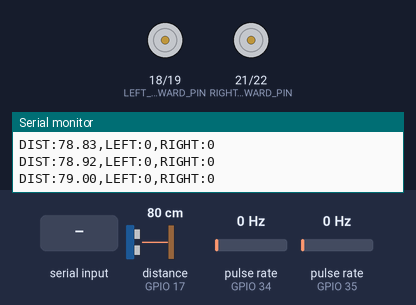
Simulated run of this program. Board: ESP32. Parts: motor-driver pin pairs drawn as motors (green arrow = first pin HIGH = forward, orange = second pin HIGH = backward, longer = more drive), the last lines printed to the serial monitor. Wiring (inferred from the names in the program): ultrasonic range finder: trigger GPIO 5; echo GPIO 17; 2 × pulse sensor: data GPIO 34 / data GPIO 35. The test bench sets the inputs (shaded band); at power-on: distance to the obstacle (sensor on GPIO 17) 80 cm, pulse rate (sensors on GPIO 34, GPIO 35) 0 Hz. The echo pulse lasts 58.3 µs per cm.

Above: at 1.2 s.
1.3 s: "m" received over Serial
At 1.8 s:
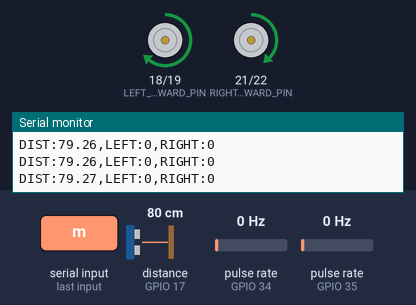
2.8 s: distance to the obstacle (sensor on GPIO 17) set to 36 cm
5.1 s: distance to the obstacle (sensor on GPIO 17) set to 31 cm
At 6.4 s:
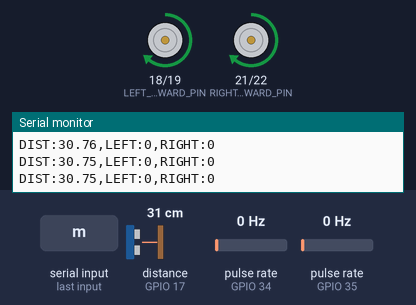
6.7 s: "a" received over Serial
At 7.9 s:
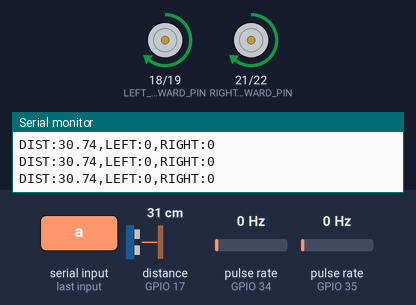
8.2 s: distance to the obstacle (sensor on GPIO 17) set to 25 cm
At 9.6 s:
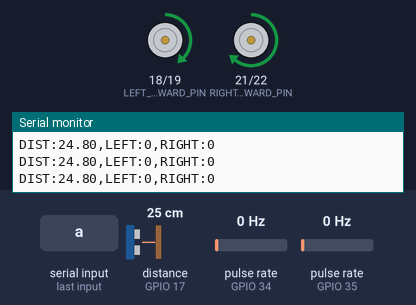
9.9 s: distance to the obstacle (sensor on GPIO 17) set to 35 cm
At 10.6 s:
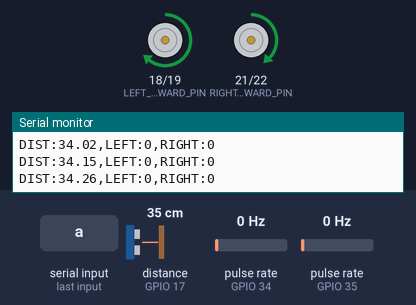
Timing chart, 0 to 12.7 s (numbered marks = the images above; inputs shaded):
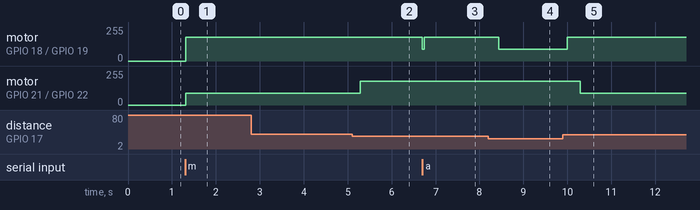

Measured:
- the behaviour switches between 34 and 33 cm on distance to the obstacle (sensor on GPIO 17) (found by bisection; images 1 and 2)
- the behaviour switches between 28 and 27 cm on distance to the obstacle (sensor on GPIO 17) (found by bisection; images 3 and 4)
- after the input at 1.3 s, motor on GPIO 18 (LEFT_MOTOR_FORWARD_PIN) / GPIO 19 (LEFT_MOTOR_BACKWARD_PIN): stopped → forward 179/255 at once; motor on GPIO 21 (RIGHT_MOTOR_FORWARD_PIN) / GPIO 22 (RIGHT_MOTOR_BACKWARD_PIN): stopped → forward 90/255 at once
- after the input at 5.1 s, motor on GPIO 21 (RIGHT_MOTOR_FORWARD_PIN) / GPIO 22 (RIGHT_MOTOR_BACKWARD_PIN): forward 90/255 → forward 179/255 after 0.19 s
- after the input at 6.7 s, motor on GPIO 18 (LEFT_MOTOR_FORWARD_PIN) / GPIO 19 (LEFT_MOTOR_BACKWARD_PIN): forward 179/255 → forward 90/255 at once, → forward 179/255 0.04 s later
- after the input at 8.2 s, motor on GPIO 18 (LEFT_MOTOR_FORWARD_PIN) / GPIO 19 (LEFT_MOTOR_BACKWARD_PIN): forward 179/255 → forward 90/255 after 0.24 s
- after the input at 9.9 s, motor on GPIO 18 (LEFT_MOTOR_FORWARD_PIN) / GPIO 19 (LEFT_MOTOR_BACKWARD_PIN): forward 90/255 → forward 179/255 after 0.09 s; motor on GPIO 21 (RIGHT_MOTOR_FORWARD_PIN) / GPIO 22 (RIGHT_MOTOR_BACKWARD_PIN): forward 179/255 → forward 90/255 after 0.40 s

The program:

main.cpp
```cpp
#include <Arduino.h>
#include <cctype>

#include "config.h"
#include "encoder.h"
#include "logger.h"
#include "motor_driver.h"
#include "telemetry.h"
#include "ultrasonic.h"

namespace
{
constexpr int DRIVE_PWM = 180;
constexpr float DISTANCE_TOLERANCE_CM = 3.0f;

bool autonomous_mode = false;
unsigned long previous_control_time = 0;
unsigned long last_command_time = 0;
bool command_timed_out = false;

void system_initialize()
{
    telemetry_init();
    motor_driver_init();
    encoder_init();
    ultrasonic_init();
    motor_driver_stop();
    last_command_time = millis();

    log_info("System initialized in teleop mode");
}

void autonomous_control_loop()
{
    const float raw_distance = ultrasonic_measure_distance();

    if (raw_distance <= 0.0f)
    {
        motor_driver_stop();
        log_warning("Ultrasonic reading timed out; motors stopped");
        return;
    }

    const float distance = ultrasonic_filter_distance(raw_distance);

    telemetry_publish(distance,
                      encoder_get_left_ticks(),
                      encoder_get_right_ticks());

    if (distance < WALL_DISTANCE_CM - DISTANCE_TOLERANCE_CM)
    {
        motor_driver_turn_left(DRIVE_PWM);
    }
    else if (distance > WALL_DISTANCE_CM + DISTANCE_TOLERANCE_CM)
    {
        motor_driver_turn_right(DRIVE_PWM);
    }
    else
    {
        motor_driver_forward(DRIVE_PWM);
    }
}

void telemetry_control_loop()
{
    const float raw_distance = ultrasonic_measure_distance();

    if (raw_distance <= 0.0f)
    {
        return;
    }

    telemetry_publish(ultrasonic_filter_distance(raw_distance),
                      encoder_get_left_ticks(),
                      encoder_get_right_ticks());
}

void teleop_control(char command)
{
    switch (std::tolower(static_cast<unsigned char>(command)))
    {
        case 'w':
            last_command_time = millis();
            command_timed_out = false;
            motor_driver_forward(DRIVE_PWM);
            break;

        case 'a':
            last_command_time = millis();
            command_timed_out = false;
            motor_driver_turn_left(DRIVE_PWM);
            break;

        case 'd':
            last_command_time = millis();
            command_timed_out = false;
            motor_driver_turn_right(DRIVE_PWM);
            break;

        case 's':
            last_command_time = millis();
            command_timed_out = false;
            motor_driver_stop();
            break;

        case 'm':
            last_command_time = millis();
            command_timed_out = false;
            autonomous_mode = !autonomous_mode;
            motor_driver_stop();
            log_info(autonomous_mode
                         ? "Autonomous mode enabled"
                         : "Teleop mode enabled");
            break;

        default:
            break;
    }
}
}

void setup()
{
    system_initialize();
}

void loop()
{
    while (Serial.available() > 0)
    {
        teleop_control(static_cast<char>(Serial.read()));
    }

    const unsigned long current_time = millis();

    if (!autonomous_mode &&
        !command_timed_out &&
        current_time - last_command_time >= COMMAND_TIMEOUT_MS)
    {
        motor_driver_stop();
        command_timed_out = true;
        log_warning("Command timeout; motors stopped");
    }

    if (current_time - previous_control_time >= CONTROL_INTERVAL_MS)
    {
        previous_control_time = current_time;

        if (autonomous_mode)
        {
            autonomous_control_loop();
        }
        else
        {
            telemetry_control_loop();
        }
    }
}
```

encoder.h
```cpp
#ifndef ENCODER_H
#define ENCODER_H

void encoder_init(void);
long encoder_get_left_ticks(void);
long encoder_get_right_ticks(void);
float encoder_compute_velocity(long ticks);

#endif
```

logger.h
```cpp
#ifndef LOGGER_H
#define LOGGER_H

void log_info(const char* message);
void log_warning(const char* message);
void log_error(const char* message);

#endif
```

telemetry.h
```cpp
#pragma once

void telemetry_init(void);

void telemetry_publish(float distance,
                       long left_ticks,
                       long right_ticks);
```

ultrasonic.h
```cpp
#ifndef ULTRASONIC_H
#define ULTRASONIC_H

void ultrasonic_init(void);
float ultrasonic_measure_distance(void);
float ultrasonic_filter_distance(float raw_distance);

#endif
```

utils.h
```cpp
#ifndef UTILS_H
#define UTILS_H

float constrain_float(float value,
                      float min,
                      float max);

#endif
```

encoder.cpp
```cpp
#include <Arduino.h>

#include "config.h"
#include "encoder.h"
#include "logger.h"

volatile long left_ticks = 0;
volatile long right_ticks = 0;

void IRAM_ATTR left_encoder_isr()
{
    left_ticks++;
}

void IRAM_ATTR right_encoder_isr()
{
    right_ticks++;
}

void encoder_init(void)
{
    pinMode(LEFT_ENCODER_PIN,
            INPUT);

    pinMode(RIGHT_ENCODER_PIN,
            INPUT);

    attachInterrupt(
        digitalPinToInterrupt(
            LEFT_ENCODER_PIN),
        left_encoder_isr,
        RISING
    );

    attachInterrupt(
        digitalPinToInterrupt(
            RIGHT_ENCODER_PIN),
        right_encoder_isr,
        RISING
    );

    log_info("Encoders Initialized");
}

long encoder_get_left_ticks(void)
{
    noInterrupts();
    const long ticks = left_ticks;
    interrupts();

    return ticks;
}

long encoder_get_right_ticks(void)
{
    noInterrupts();
    const long ticks = right_ticks;
    interrupts();

    return ticks;
}

float encoder_compute_velocity(long ticks)
{
    return ticks * 0.01f;
}
```

logger.cpp
```cpp
#include <stdio.h>

#include "logger.h"

void log_info(const char* message)
{
    printf("[INFO] %s\n", message);
}

void log_warning(const char* message)
{
    printf("[WARNING] %s\n", message);
}

void log_error(const char* message)
{
    printf("[ERROR] %s\n", message);
}
```

telemetry.cpp
```cpp
#include <Arduino.h>
#include "config.h"
#include "telemetry.h"
#include "logger.h"

void telemetry_init(void)
{
    Serial.begin(SERIAL_BAUDRATE);
    log_info("Telemetry Interface Initialized");
}

void telemetry_publish(float distance,
                       long left_ticks,
                       long right_ticks)
{
    Serial.print("DIST:");
    Serial.print(distance);

    Serial.print(",LEFT:");
    Serial.print(left_ticks);

    Serial.print(",RIGHT:");
    Serial.println(right_ticks);
}
```

ultrasonic.cpp
```cpp
#include <Arduino.h>

#include "config.h"
#include "ultrasonic.h"
#include "logger.h"

static float previous_distance = 30.0f;

void ultrasonic_init(void)
{
    pinMode(TRIG_PIN,
            OUTPUT);

    pinMode(ECHO_PIN,
            INPUT);

    log_info("Ultrasonic Sensor Initialized");
}

float ultrasonic_measure_distance(void)
{
    digitalWrite(TRIG_PIN,
                 LOW);

    delayMicroseconds(2);

    digitalWrite(TRIG_PIN,
                 HIGH);

    delayMicroseconds(10);

    digitalWrite(TRIG_PIN,
                 LOW);

    unsigned long duration = pulseIn(ECHO_PIN,
                                     HIGH,
                                     ULTRASONIC_TIMEOUT_US);

    if (duration == 0)
    {
        return -1.0f;
    }

    float distance =
        duration * 0.034f / 2.0f;

    return distance;
}

float ultrasonic_filter_distance(float raw_distance)
{
    float filtered =
        (0.8f * previous_distance) +
        (0.2f * raw_distance);

    previous_distance = filtered;

    return filtered;
}
```

utils.cpp
```cpp
#include "utils.h"

float constrain_float(float value,
                      float min,
                      float max)
{
    if (value < min)
    {
        return min;
    }

    if (value > max)
    {
        return max;
    }

    return value;
}
```

config.h
```cpp
#ifndef CONFIG_H
#define CONFIG_H

#define LEFT_MOTOR_FORWARD_PIN     18
#define LEFT_MOTOR_BACKWARD_PIN    19
#define RIGHT_MOTOR_FORWARD_PIN    21
#define RIGHT_MOTOR_BACKWARD_PIN   22

#define LEFT_ENCODER_PIN           34
#define RIGHT_ENCODER_PIN          35

#define TRIG_PIN                   5
#define ECHO_PIN                   17

#define PWM_FREQUENCY              1000
#define PWM_RESOLUTION             8

#define MAX_PWM                    255

#define WALL_DISTANCE_CM           30.0f

#define CONTROL_INTERVAL_MS        50
#define COMMAND_TIMEOUT_MS         500
#define ULTRASONIC_TIMEOUT_US       30000UL

#define SERIAL_BAUDRATE            115200

#endif
```

motor_driver.h
```cpp
#ifndef MOTOR_DRIVER_H
#define MOTOR_DRIVER_H

void motor_driver_init(void);
void motor_driver_set_speed(int left_speed,
                            int right_speed);
void motor_driver_stop(void);
void motor_driver_forward(int speed);
void motor_driver_turn_left(int speed);
void motor_driver_turn_right(int speed);

#endif
```

motor_driver.cpp
```cpp
#include <Arduino.h>

#include "config.h"
#include "logger.h"
#include "motor_driver.h"

namespace
{
constexpr uint8_t LEFT_FORWARD_CHANNEL = 0;
constexpr uint8_t LEFT_BACKWARD_CHANNEL = 1;
constexpr uint8_t RIGHT_FORWARD_CHANNEL = 2;
constexpr uint8_t RIGHT_BACKWARD_CHANNEL = 3;

void configure_pwm(uint8_t pin, uint8_t channel)
{
    ledcSetup(channel, PWM_FREQUENCY, PWM_RESOLUTION);
    ledcAttachPin(pin, channel);
    ledcWrite(channel, 0);
}

void set_motor_speed(int speed,
                     uint8_t forward_channel,
                     uint8_t backward_channel)
{
    const int bounded_speed = constrain(speed, -MAX_PWM, MAX_PWM);

    if (bounded_speed >= 0)
    {
        ledcWrite(backward_channel, 0);
        ledcWrite(forward_channel, bounded_speed);
    }
    else
    {
        ledcWrite(forward_channel, 0);
        ledcWrite(backward_channel, -bounded_speed);
    }
}
}

void motor_driver_init(void)
{
    configure_pwm(LEFT_MOTOR_FORWARD_PIN, LEFT_FORWARD_CHANNEL);
    configure_pwm(LEFT_MOTOR_BACKWARD_PIN, LEFT_BACKWARD_CHANNEL);
    configure_pwm(RIGHT_MOTOR_FORWARD_PIN, RIGHT_FORWARD_CHANNEL);
    configure_pwm(RIGHT_MOTOR_BACKWARD_PIN, RIGHT_BACKWARD_CHANNEL);

    log_info("Motor driver initialized");
}

void motor_driver_set_speed(int left_speed,
                            int right_speed)
{
    set_motor_speed(left_speed,
                    LEFT_FORWARD_CHANNEL,
                    LEFT_BACKWARD_CHANNEL);

    set_motor_speed(right_speed,
                    RIGHT_FORWARD_CHANNEL,
                    RIGHT_BACKWARD_CHANNEL);
}

void motor_driver_stop(void)
{
    motor_driver_set_speed(0, 0);
}

void motor_driver_forward(int speed)
{
    motor_driver_set_speed(speed, speed);
}

void motor_driver_turn_left(int speed)
{
    motor_driver_set_speed(speed / 2, speed);
}

void motor_driver_turn_right(int speed)
{
    motor_driver_set_speed(speed, speed / 2);
}
```
